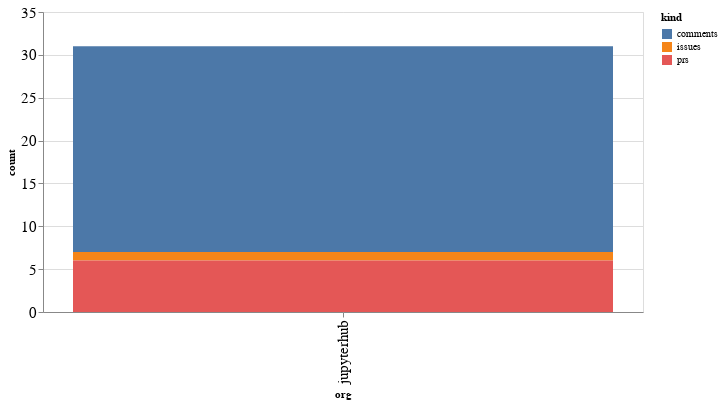

Notebook code cell kept with this figure:
### Code cell
alt.Chart(org_summaries, width=600).mark_bar().encode(
    x='org',
    y='count',
    color='kind',
    tooltip="org"
)

### Figure 1 — Vega-Lite specification as saved in the notebook (floating-point values rounded to 4 significant figures)
{"config": {"axisLeft": {"labelFontSize": 15}, "axisBottom": {"labelFontSize": 15}}, "data": {"name": "data-860b67184f1d1b955a7a38456df0dae0"}, "mark": "bar", "encoding": {"color": {"type": "nominal", "field": "kind"}, "tooltip": {"type": "nominal", "field": "org"}, "x": {"type": "nominal", "field": "org"}, "y": {"type": "quantitative", "field": "count"}}, "width": 600, "$schema": "https://vega.github.io/schema/vega-lite/v4.8.1.json", "datasets": {"data-860b67184f1d1b955a7a38456df0dae0": [{"org": "jupyterhub", "kind": "comments", "count": 24}, {"org": "jupyterhub", "kind": "issues", "count": 1}, {"org": "jupyterhub", "kind": "prs", "count": 6}]}}
